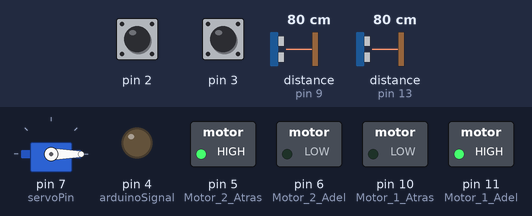
This sketch was run on a simulated Arduino Uno, built with avr-gcc and run on an emulated ATmega328P. On the bench: servo, switched loads named in the sketch (green lamp = pin HIGH), output pins drawn as LEDs (lit = HIGH). Wiring (inferred from the names in the program): 2 × ultrasonic range finder: trigger pin 8, echo pin 9 / trigger pin 12, echo pin 13. The inputs (shaded band) are chosen by the test bench; at power-on: pin 2 HIGH, pin 3 HIGH, distance to the obstacle (sensors on pin 9, pin 13) 80 cm. The echo pulse lasts 58.3 µs per cm; pins used as bus, display or sensor lines are not drawn.

Above: at 1.2 s.
1.3 s: pin 2 pulsed LOW 5 times (0.12 s each, 0.3 s apart)
At 3.1 s:
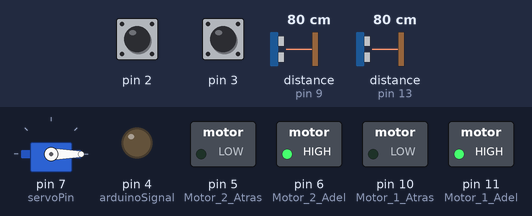
Timing chart, 0 to 4.6 s (numbered marks = the images above; inputs shaded):
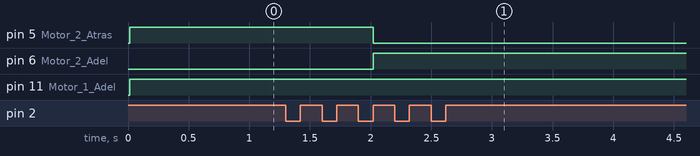

The sketch:

Prueba_Encoders_Movement7.ino
```cpp
//Este código fué realizado por Johan Higuera, Laura Moreno y Ana Espinosa
//Las conexiones necesarias para que este código funcione se encuentran en la documentacion y el archivo README
#include <SoftwareSerial.h>
SoftwareSerial BT1(A1,A0); // RX, TX recordar que se cruzan

int Motor_1_Adel = 11; //Motor 1 es el motor que está a la derecha
int Motor_1_Atras = 10;
int Motor_2_Adel = 6;
int Motor_2_Atras = 5;
bool Detener_Motor_1 = false; //True para detener
bool Detener_Motor_2 = false; //True para detener
bool Direccion_Motor_1 = true; //True para ir adelante, False atras
bool Direccion_Motor_2 = true; //True para ir adelante, False atras
double Encoder_Der = 2;
double Encoder_Izq = 3;
int i = 0;
bool state_change = false;
int Max_delay;
float Total_ran;
unsigned long tiempoAnterior;
double tiempoActual;
double W_Der;
double W_Izq;
double Wheels_diameter;
double Wheels_perimeter;
double Car_Velocity;
double Car_W_angle;
double Car_distance_X;
double Car_angle;
double Par_bef_mov=0;

// Variables de función send_10_pulse();
int datoAPP=0;
bool tenCentDone=LOW;
int dataFPGA=0;
int giroInfo=0; // 0 no gira, 1 gira a izquierda, 2 gira a derecha

// Variable de salida para la FPGA
const int arduinoSignal=4; // PIN PARA FPGA -> CAMBIAR SEGUN PIN LIBRE

int k=0;

////////
int distance_residue=0; // Dado que Car_distance_X se actualiza, distance_residue guarda la distancia adicional a los 10 cm
float Car_distance_residue=0;
int counter=0;

int ranura_Izq;
boolean ranura_Ant_Izq;
double vueltas_Izq;
double vueltas_Izq_Ant;
boolean turnstate_Izq;

int ranura_Der;
boolean ranura_Ant_Der;
double vueltas_Der;
double vueltas_Der_Ant;
boolean turnstate_Der;

int State=0;
int Last_state=0;
//int U1=0;
//int U2=0;
int E=0;
unsigned long T_max=180000; // 3 segundos

///////////////////// VARIABLES SERVO Y ULTRASONIDO //////////////////////

// Servo
#include <Servo.h>
Servo servo;
int angle = 0;
int servoPin=7;
bool action=LOW;

// Ultrasonido U1 (al frente)
int Trig1=12;
int Echo1=13;
//int led1=8;  // LED para demostración, luego solo será una señal
int read1=0;

// Ultrasonido U2 (lado izquierdo)
int Trig2=8;
int Echo2=9;
//int led2=9;  // LED para demostración, luego solo será una señal
int read2=0;

//////////////////////////////////////////////////////////////////////////

void setup() {

  // Servo + ultrasonidos
  pinMode(Trig1,OUTPUT);
  pinMode(Echo1, INPUT);

  pinMode(Trig2,OUTPUT);
  pinMode(Echo2, INPUT);

  pinMode(arduinoSignal, OUTPUT);

  servo.attach(servoPin);
  servo.write(angle);
  ///////////////////////

  //iniciamos el puerto serie
  pinMode(2, INPUT);
  pinMode(3, INPUT);
  pinMode(10, OUTPUT);
  pinMode(11, OUTPUT);
  pinMode(5, OUTPUT);
  pinMode(6, OUTPUT);
  BT1.begin(9600);
  Serial.begin(9600);

  ranura_Izq = (int)(0);
  ranura_Ant_Izq = (boolean)(false);
  Total_ran = (float)(40.0);
  vueltas_Izq = (double)(0.0);
  vueltas_Izq_Ant = (double)(0.0);
  turnstate_Izq = (boolean)(false);

  ranura_Der = (int)(0);
  ranura_Ant_Der = (boolean)(false);
  vueltas_Der = (double)(0.0);
  vueltas_Der_Ant = (double)(0.0);
  turnstate_Der = (boolean)(false);

  tiempoAnterior = (unsigned long) (0);
  tiempoActual = (double) (0.0);
  W_Der = (double) (0.0);
  W_Izq = (double) (0.0);
  Wheels_diameter = (double) (0.065); //Diametro en metros
  Wheels_perimeter = (double) (0.2042); //Perimetro en metros
  Car_Velocity = (double) (0.0);
  Car_W_angle = (double) (0.0);
  Car_distance_X = (double) (0.0);
  Car_angle = (double) (0.0);

  Max_delay = (int)(5);
}

unsigned long tiempoInicial = micros();

/////////////////////////////////////////////////////////FUNCIONES DE MOVIMIENTO///////////////////////////////////////////////////////////
void Motor_Derecha(int PWM_Motor_1_Adel, int PWM_Motor_1_Atras, bool Detener) {
  if (Detener == true) {
    PWM_Motor_1_Adel = 0;
    PWM_Motor_1_Atras = 0;
    analogWrite(Motor_1_Adel, PWM_Motor_1_Adel);
    analogWrite(Motor_1_Atras, PWM_Motor_1_Atras);
    return;
  }else{
    analogWrite(Motor_1_Adel, PWM_Motor_1_Adel);
    analogWrite(Motor_1_Atras, PWM_Motor_1_Atras);
    return;
    }
}
void Motor_Izquierda(int PWM_Motor_2_Adel, int PWM_Motor_2_Atras, bool Detener) {
  if (Detener == true) {
    PWM_Motor_2_Adel = 0;
    PWM_Motor_2_Atras = 0;
    analogWrite(Motor_2_Adel, PWM_Motor_2_Adel);
    analogWrite(Motor_2_Atras, PWM_Motor_2_Atras);
    return;
  }else{
    analogWrite(Motor_2_Adel, PWM_Motor_2_Adel);
    analogWrite(Motor_2_Atras, PWM_Motor_2_Atras);
    return;
    }
}
void Avance(bool direccion){
  if(direccion==true){
       int PWM_Motor_1_Adel=255;
       int PWM_Motor_1_Atras=0;
       int PWM_Motor_2_Adel=255;
       int PWM_Motor_2_Atras=0;
       bool Detener = false;
       Direccion_Motor_1 = true;
       Direccion_Motor_2 = true;
       Motor_Derecha(PWM_Motor_1_Adel, PWM_Motor_1_Atras, Detener);
       Motor_Izquierda(PWM_Motor_2_Adel, PWM_Motor_2_Atras, Detener);
    }else{
       int PWM_Motor_1_Adel=0;
       int PWM_Motor_1_Atras=255;
       int PWM_Motor_2_Adel=0;
       int PWM_Motor_2_Atras=255;
       bool Detener = false;
       Direccion_Motor_1 = false;
       Direccion_Motor_2 = false;
       Motor_Derecha(PWM_Motor_1_Adel, PWM_Motor_1_Atras, Detener);
       Motor_Izquierda(PWM_Motor_2_Adel, PWM_Motor_2_Atras, Detener);
      }
  }
void Giro(bool direccion){
  if(direccion==true){
       int PWM_Motor_1_Adel=255;
       int PWM_Motor_1_Atras=0;
       int PWM_Motor_2_Adel=0;
       int PWM_Motor_2_Atras=255;
       bool Detener = false;
       Direccion_Motor_1 = true;
       Direccion_Motor_2 = false;
       Motor_Derecha(PWM_Motor_1_Adel, PWM_Motor_1_Atras, Detener);
       Motor_Izquierda(PWM_Motor_2_Adel, PWM_Motor_2_Atras, Detener);
    }else{
       int PWM_Motor_1_Adel=0;
       int PWM_Motor_1_Atras=255;
       int PWM_Motor_2_Adel=255;
       int PWM_Motor_2_Atras=0;
       bool Detener = false;
       Direccion_Motor_1 = false;
       Direccion_Motor_2 = true;
       Motor_Derecha(PWM_Motor_1_Adel, PWM_Motor_1_Atras, Detener);
       Motor_Izquierda(PWM_Motor_2_Adel, PWM_Motor_2_Atras, Detener);
      }
  }
int Accionar_motores (bool accionar, double magnitud, double Car_distance_X, double Car_angle, double Par_bef_mov, bool detener ){ //Accionar : true-avance; false-giro
  if(detener==true){
    Motor_Derecha(0,0,true);
    Motor_Izquierda(0,0,true);
    return 1;
  }
  if(accionar==true){//Avance
    bool direccion=true;
    if(magnitud<0){
      direccion=false;
    }
    if((direccion==true)&&((Car_distance_X-Par_bef_mov)>magnitud)){
      Motor_Derecha(0,0,true);
      Motor_Izquierda(0,0,true);
      return 1;
      }
    if((direccion==false)&&(Car_distance_X-Par_bef_mov<magnitud)){
      Motor_Derecha(0,0,true);
      Motor_Izquierda(0,0,true);
      return 1;
      }
    Avance(direccion);
    }
   else{
    bool direccion=true;
    if(magnitud<0){
      direccion=false;
    }
    if((direccion==true)&&((Car_angle-Par_bef_mov)>magnitud)){
      Motor_Derecha(0,0,true);
      Motor_Izquierda(0,0,true);
      return 1;
      }
    if((direccion==false)&&((Car_angle-Par_bef_mov)<magnitud)){
      Motor_Derecha(0,0,true);
      Motor_Izquierda(0,0,true);
      return 1;
      }
    Giro(direccion);
    }
   return 0;
  }

///////////////////////////////////////////////////////FUNCION DE ODOMETRIA///////////////////////////////////////////////////////////////
void Odometria (unsigned long tiempoInicial){
    Encoder_Der = digitalRead(2);
    Encoder_Izq = digitalRead(3);
  if (Encoder_Izq != ranura_Ant_Izq) {
   ranura_Ant_Izq = Encoder_Izq;
   ranura_Izq = ranura_Izq + 1;
   vueltas_Izq = ranura_Izq / Total_ran;
  }
  if (vueltas_Izq != turnstate_Izq) {
    turnstate_Izq = vueltas_Izq;
  }

  if (Encoder_Der != ranura_Ant_Der) {
    ranura_Ant_Der = Encoder_Der;
    ranura_Der = ranura_Der + 1;
    vueltas_Der = ranura_Der / Total_ran;
  }
  if (vueltas_Der != turnstate_Der) {
    turnstate_Der = vueltas_Der;
  }

  if (i == 0) {
    tiempoActual = micros() - tiempoInicial;
    i=i+1;
  } else {
    tiempoActual = micros() - tiempoAnterior;
  }
  tiempoAnterior = micros();

  W_Izq = (vueltas_Izq - vueltas_Izq_Ant) * 2 * 3.1416 / (tiempoActual * 0.000001); //Velocidad en rad/s
  W_Der = (vueltas_Der - vueltas_Der_Ant) * 2 * 3.1416 / (tiempoActual * 0.000001); //Velocidad en rad/s

  if (Direccion_Motor_1 == false) {
    W_Der = -W_Der;
  }
  if (Direccion_Motor_2 == false) {
    W_Izq = -W_Izq;
  }

  Car_Velocity = (Wheels_diameter * W_Izq + Wheels_diameter * W_Der) / 2; //Velocidad del robot en x [m/s]
  Car_W_angle = (-Wheels_diameter * W_Izq + Wheels_diameter * W_Der) / ( Wheels_perimeter); //Velocidad de rotación del robot en sentido contrario a manecillas [rad/s]

  Car_distance_X = Car_distance_X + Car_Velocity * tiempoActual * 0.000001; //[m]
  Car_angle = Car_angle + Car_W_angle * tiempoActual * 0.000001; //[rad]

  vueltas_Der_Ant = vueltas_Der;
  vueltas_Izq_Ant = vueltas_Izq;
  return 0;
}

////////////////////////////////////////////////////////MAQUINA DE ESTADOS////////////////////////////////////////////////////////////////
int State_Machine(int Last_state, int U1, int U2, int E, unsigned long T_max){
  int Next_state=0;
  switch (Last_state){
      case 0:
        Next_state=1;
        state_change=true;
      break;

      case 1:
        if(millis()>=T_max){
          Next_state=2;
          state_change=true;
          break;
        }else if((read1==0)&&(read2==0)&&(E==0)){
          Next_state=1;
          break;
        }else if((read1==1)||(read2!=0)||(E==1)){
          Next_state=3;
          state_change=true;
          break;
        }
       break;

      case 2:
        Next_state=2;
      break;

      case 3:
        if(E==1){
          Next_state=4;
          state_change=true;
          break;
        }else if((read1==1)&&((read2==0)||(read2==2))&&(E==0)){
          Next_state=5;
          state_change=true;
          break;
        }else if((read1==1)&&(read2==1)&&(E==0)){
          Next_state=7;
          state_change=true;
          break;
        }else if((read1==0)&&(read2==1)&&(E==0)){
          Next_state=8;
          state_change=true;
          break;
        }else if((read1==0)&&(read2==2)&&(E==0)){
          Next_state=9;
          state_change=true;
          break;
        }
      break;

      case 4:
        Next_state=1;
        state_change=true;
      break;

      case 5:
        if(E==1){
          Next_state=6;
          state_change=true;
        break;
        }else{
          Next_state=5;
          break;
        }
      break;

      case 6:
        if(E==1){
          Next_state=1;
          state_change=true;
          break;
        }else{
          Next_state=6;
          break;
          }
      break;

      case 7:
        if(E==1){
            Next_state=1;
            state_change=true;
            break;
        }else{
            Next_state=7;
        break;
            }
      break;

      case 8:
      if(E==1){
          Next_state=10;
          state_change=true;
          break;
      }else{
          Next_state=8;
          break;
      }
      break;

      case 9:
      if(E==1){
          Next_state=10;
          state_change=true;
          break;
        }else{
          Next_state=9;
          break;
          }
      break;

      case 10:
      if(E==1){
          Next_state=1;
          state_change=true;
          break;
        }else{
          Next_state=10;
          break;
          }
      break;
    }
  return Next_state;
  }

///////////////////////////////////////////////////// ACCIONES DE MOVIMIENTO//////////////////////////////////////////////////////////////
void Mente_de_todo(int State){

  switch(State){

    case 1:

      E=0;
      //Espacio para llamar a funciones de ultrasonido
      U1();
      U2();
      if(state_change==true){ //Es la primera vez que se va a mover el carro
        Par_bef_mov=Car_distance_X;
        state_change=false;
        if(Last_state==7){
            giroInfo=1;
          }
          else if (Last_state==5){
            giroInfo=2;
          }
          else {
            giroInfo=0;
          }
      }
      if((Last_state==6)||(Last_state==10)){
        E=1;
      }else{
        E=Accionar_motores (true,0.1,Car_distance_X,Car_angle,Par_bef_mov,false);
      }
      Odometria (tiempoInicial);
    break;

    case 2:
      state_change=false;
      E=Accionar_motores (true,0,Car_distance_X,Car_angle,Par_bef_mov,true);// Detiene los motores
    break;

    case 3:
      //BT -> Car_distance_X-Par_bef_mov
      if(state_change==true){ //Es la primera vez que se va a mover el carro
        Par_bef_mov=0;
        state_change=false;
      }
      k=Accionar_motores (true,0,Car_distance_X,Car_angle,Par_bef_mov,true);
      Odometria (tiempoInicial);
      //**No se si llamar aqui los ultrasonidos otravez aca, como para tener la informacion actualizada lo más posible o si es suficiente con llamarlos en el 1
    break;

    case 4:
      if(state_change==true){ //Es la primera vez que se va a mover el carro
        moveRadar();
        //delay(5000);
        Par_bef_mov=0;
        state_change=false;
      }
      //BT(01)
      //BT(Pulso a FPGA)
      //Acá va el codigo para mover el servomotor y decirle a la FPGA que puede tomar la foto (Sistema de cámara)
      Odometria (tiempoInicial);
    break;

    case 5:
    if(state_change==true){ //Es la primera vez que se va a mover el carro
      Par_bef_mov=Car_angle;
      state_change=false;
    }
    E=0;
    E=Accionar_motores (false,-3.1416/2,Car_distance_X,Car_angle,Par_bef_mov,false);
    Odometria (tiempoInicial);
    break;

    case 6:
    if(state_change==true){ //Es la primera vez que se va a mover el carro
      Par_bef_mov=Car_distance_X;
      state_change=false;
      if (Last_state==5){
            giroInfo=2;
      }
    }
    E=0;
    E=Accionar_motores (true,0.1,Car_distance_X,Car_angle,Par_bef_mov,false);       //CAMBIAR QUE DISTANCIA ES
    Odometria (tiempoInicial);
    break;

    case 7:
    if(state_change==true){ //Es la primera vez que se va a mover el carro
      Par_bef_mov=Car_angle;
      state_change=false;
    }
    E=0;
    E=Accionar_motores (false,3.1416/2,Car_distance_X,Car_angle,Par_bef_mov,false);
    Odometria (tiempoInicial);
    break;

    case 8:
    if(state_change==true){ //Es la primera vez que se va a mover el carro
      Par_bef_mov=Car_angle;
      state_change=false;
    }
    E=0;
    E=Accionar_motores (false,3.1416/12,Car_distance_X,Car_angle,Par_bef_mov,false);
    Odometria (tiempoInicial);
    break;

    case 9:
    if(state_change==true){ //Es la primera vez que se va a mover el carro
      Par_bef_mov=Car_angle;
      state_change=false;
    }
    E=0;
    E=Accionar_motores (false,-3.1416/12,Car_distance_X,Car_angle,Par_bef_mov,false);
    Odometria (tiempoInicial);
    break;

    case 10:
    if(state_change==true){ //Es la primera vez que se va a mover el carro
      Par_bef_mov=Car_distance_X;
      state_change=false;
    }
    E=0;
    E=Accionar_motores (true,0.15,Car_distance_X,Car_angle,Par_bef_mov,false);
    Odometria (tiempoInicial);
    break;

  }
}

void U1(){

  long duracion;
  long distancia;
  digitalWrite(Trig1, LOW);
  delayMicroseconds(4);
  digitalWrite(Trig1, HIGH);// Envía onda acústica, 8 pulsos de 40uHz
  delayMicroseconds(10);
  digitalWrite(Trig1, LOW);

  duracion=pulseIn(Echo1, HIGH); // El pin Echo queda positivo hasta que recibe la onda acústica, luego se apaga. Este pin lee el tiempo que demora.
  duracion=duracion/2; // Solo necesitamos el tiempo de ida, no de ida y vuelta -> tener en cuenta después que el carro se mueve (despreciable en realidad)
  distancia=duracion/29; // distancia a la cual se encuentra el objeto en cm (regla de tres con velocidad de sonido)

  if(distancia<20){
    //digitalWrite(led1, HIGH);
    read1=1;
  }else{
   //digitalWrite(led1, LOW);
   read1=0;
  }

}

void U2(){

  int lower_limit=10; //in cm
  int upper_limit=15;  //in cm
  long duracion;
  long distancia;
  digitalWrite(Trig2, LOW);
  delayMicroseconds(4);
  digitalWrite(Trig2, HIGH);// Envía onda acústica, 8 pulsos de 40uHz
  delayMicroseconds(10);
  digitalWrite(Trig2, LOW);

  duracion=pulseIn(Echo2, HIGH); // El pin Echo queda positivo hasta que recibe la onda acústica, luego se apaga. Este pin lee el tiempo que demora.
  duracion=duracion/2; // Solo necesitamos el tiempo de ida, no de ida y vuelta -> tener en cuenta después que el carro se mueve (despreciable en realidad)
  distancia=duracion/29; // distancia a la cual se encuentra el objeto en cm (regla de tres con velocidad de sonido)

  if((distancia>=lower_limit) && (distancia<=upper_limit)){
    //digitalWrite(led2, LOW);
    read2=0;
  }else
  if(distancia<lower_limit){
   //digitalWrite(led2, HIGH);
   read2=2;
  } else
  if(distancia>upper_limit){
    //digitalWrite(led2, HIGH);
   read2=1;
  }

}

void moveRadar(){
  int dataFPGA1=0;
  int dataFPGA2=0;
  for(angle=0; angle<180; angle++){

  servo.write(angle);
  delay(5);
  if(angle==179){
    delay(2000); // Delay de tomar la foto (puede aumentar)
  }
}

digitalWrite(arduinoSignal, HIGH);


  if (BT1.available() > 0) {
    // read the incoming byte:
    dataFPGA1 = BT1.read(); // Lee FPGA
    Serial.println(dataFPGA1-8, BIN);
  }

  digitalWrite(arduinoSignal, LOW);


for(angle=180; angle>0; angle--){
  servo.write(angle);
  delay(5);
  if(angle==1){
    delay(2000); // Delay de tomar la foto (puede aumentar)
  }
  }

  digitalWrite(arduinoSignal, HIGH);


  if (BT1.available() > 0) {
    // read the incoming byte:
    dataFPGA2 = BT1.read(); // Lee FPGA
        Serial.println(dataFPGA2-8, BIN);
  }

  digitalWrite(arduinoSignal, LOW);

  if((dataFPGA1-8)!=0){
    dataFPGA=dataFPGA1;
    } else if((dataFPGA2-8)!=0){
      dataFPGA=dataFPGA2;
      } else{
        dataFPGA=8;
        }

}

void send_10_pulse(){
  Car_distance_residue=Car_distance_X-(counter*0.10);
  if((Car_distance_residue+distance_residue)>=0.10){
    counter=counter+1;
   // Serial.println("10 cm rec");
   // Serial.print(",   ");
    tenCentDone=HIGH;
    distance_residue=((Car_distance_residue+distance_residue)-0.10);
    } else {
        tenCentDone=LOW;
      }

   if((dataFPGA-8)==0){ //cambiar depronto
      if(tenCentDone){
        datoAPP+=64;
        BT1.println(datoAPP);
        } else if(giroInfo==1) { //izquierda
          datoAPP+=32;
          BT1.println(datoAPP);
          giroInfo=0;
        } else if(giroInfo==2){ //derecha
          BT1.println(0);
          giroInfo=0;
          }
    } else {
      datoAPP+=dataFPGA;
      if(tenCentDone){
        datoAPP+=64;
        BT1.println(datoAPP);
        } else if(giroInfo==1){
          datoAPP+=32;
          giroInfo=0;
          BT1.println(datoAPP);
          } else if (giroInfo==2){
            BT1.println(0); //datoAPP
            giroInfo=0;
            }
      }
    datoAPP=0;
    tenCentDone=LOW;
}

void loop() {

send_10_pulse();
State=State_Machine(Last_state,U1, U2, E, T_max);
Mente_de_todo(State);
Odometria (tiempoInicial);
Last_state=State;
  //Recibe información de FPGA y modifica informacion a enviar por BT
/*

    digitalWrite(arduinoSignal, HIGH);

  if (BT1.available() > 0) {
    // read the incoming byte:
    dataFPGA = BT1.read(); // Lee FPGA
    Serial.println(dataFPGA-8, BIN);
  }
    digitalWrite(arduinoSignal, LOW);
*/
}
```

Measured:
- after the input at 1.3 s, pin 5 (Motor_2_Atras): HIGH → LOW after 0.72 s; pin 6 (Motor_2_Adel): LOW → HIGH after 0.72 s
